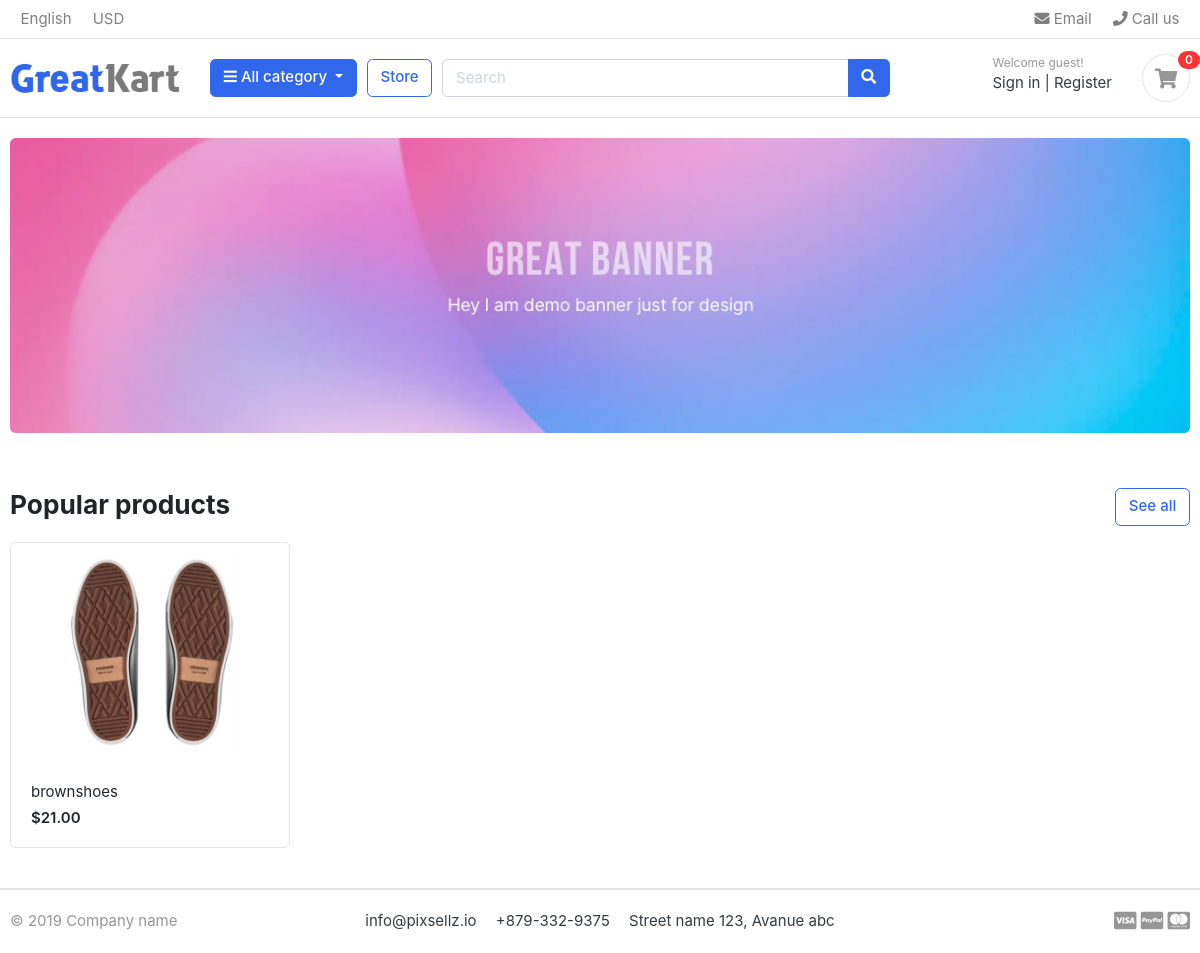
/, run on an earlier commit of the app's database.
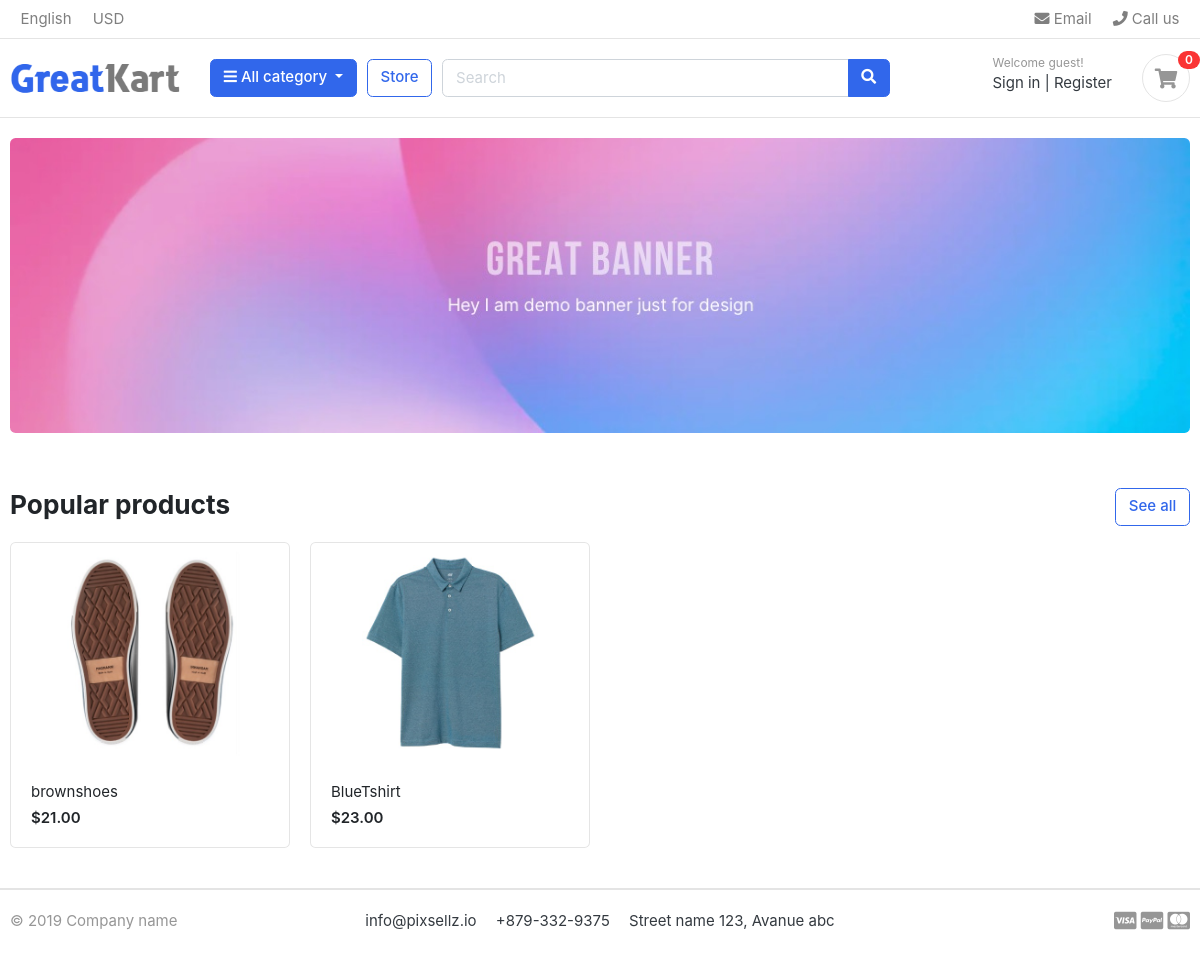
And on a later commit of the database.
### Order/models.py (models this page shows, shortened)
class OrderDetail(models.Model):
    orderdetail=models.ForeignKey(Order,on_delete=models.CASCADE)
    productorder=models.ForeignKey(ProductDetail,on_delete=models.CASCADE)
    order_count=models.IntegerField(default=1)
    purchase=models.BooleanField(default=False)

### Product/models.py (models this page shows, shortened)
class ProductDetail(models.Model):
    Pro_Detail=models.ForeignKey(Product,on_delete=models.CASCADE)
    Pro_Cat=models.ForeignKey(Category,on_delete=models.CASCADE)
    Pro_size=models.ForeignKey(Sizes,on_delete=models.CASCADE,null=True,blank=True)
    Pro_color=models.ForeignKey(Colors,on_delete=models.CASCADE,null=True,blank=True)
    objects=ProductDetail_Manger()

class Product(models.Model):
    Rate = [
        ('High', 'High'),
        ('Low', 'Low'),
        ('Affordable', 'Affordable')
    ]
    title=models.CharField(max_length=150)
    image=models.ImageField(upload_to='Photos/Product/',null=True)
    description=models.CharField(max_length=150)
    price=models.IntegerField(default=0,null=True,blank=True)
    rate=models.CharField(choices=Rate,max_length=50,null=True,blank=True)
    brand=models.CharField(max_length=50,default="Tommy")
    objects=ProductMange()

### DjangoProject/views.py (the view)
# urls.py: path('',homepage),
def homepage(request):
    return render(request,"homepage.html")

### Comments/context_processors.py
class CommentForm(ModelForm):
    class Meta:
        model=Comments
        fields=['Description']
        widgets={
            'Description':Textarea()
        }

### Categories/context_processors.py (called while the page is built)
def CategoriesItem(request):
    categories = Category.objects.all().exclude(Parentitem=None).values('ParentCategory')
    category_item = []
    for category in categories:
        for key in category:
            category_item.append(category.get(key))
    return dict(CategoriesItem=set(category_item))

### Comments/context_processors.py (called while the page is built)
def passform(request):
    return dict(commentform=CommentForm())

def pass_all_comments(request):
    return dict(comments=Comments.objects.all())

### Product/context_processors.py (called while the page is built)
def populare_product(request):
    mostcount=OrderDetail.objects.order_by('order_count')[:3]
    return dict(mostcount=mostcount)

### templates/homepage.html
{% extends "base.html" %}
{% load static %}
{% block content %}
<section class="section-intro padding-y-sm">
<div class="container">
<div class="intro-banner-wrap">
	<img src="{% static "images/banners/1.jpg" %}" class="img-fluid rounded">
</div>
</div>
</section>
<section class="section-name padding-y-sm">
<div class="container">
<header class="section-heading">
	<a href="/Search" class="btn btn-outline-primary float-right">See all</a>
	<h3 class="section-title">Popular products</h3>
</header>
<div class="row">
    {% for item in mostcount %}
	<div class="col-md-3">
		<div class="card card-product-grid">
			<a href="/ProductDetail/{{item.productorder.id   }}" class="img-wrap"> <img src="{{ item.productorder.Pro_Detail.image.url }}"> </a>
			<figcaption class="info-wrap">
				<a href="./product-detail.html" class="title">{{ item.productorder.Pro_Detail.title }}</a>
				<div class="price mt-1">${{item.productorder.Pro_Detail.price}}.00</div>
			</figcaption>
		</div>
	</div>
    {% endfor %}
</div>
</div>
</section>
{% endblock %}

What changed in the data, as far as the page shows it:
added OrderDetail: productorder.Pro_Detail.image (picture), productorder.Pro_Detail "BlueTshirt", productorder.Pro_Detail.price "23"
